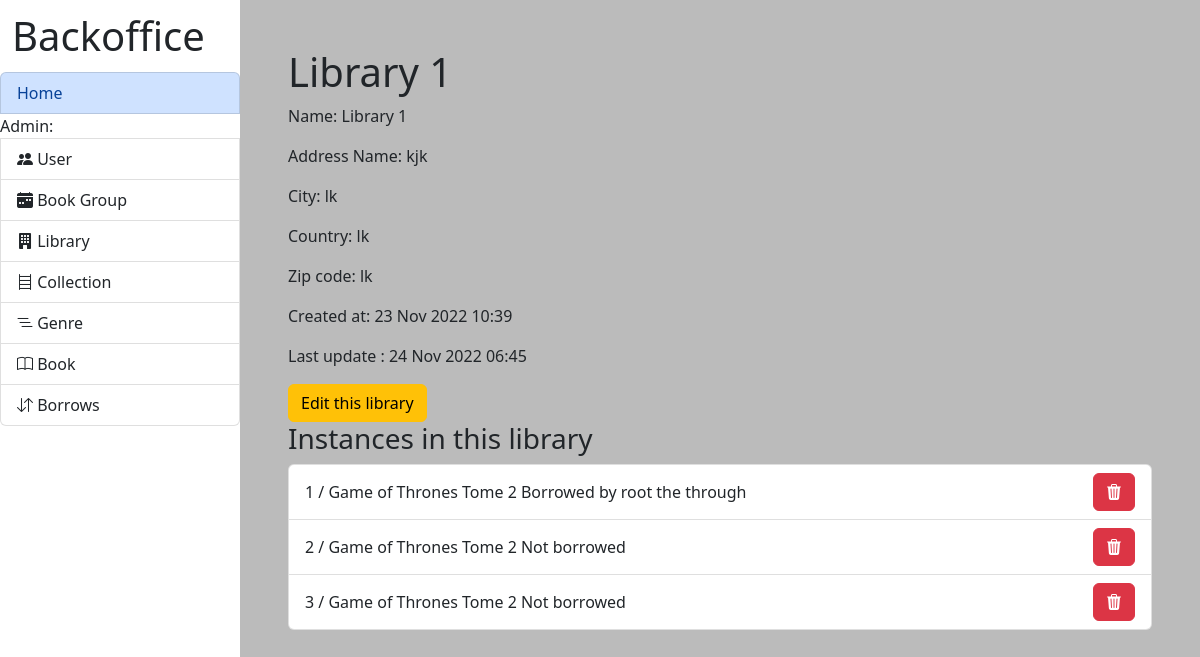
The page /lib/admin/library/page/1/ on the database as committed earlier.
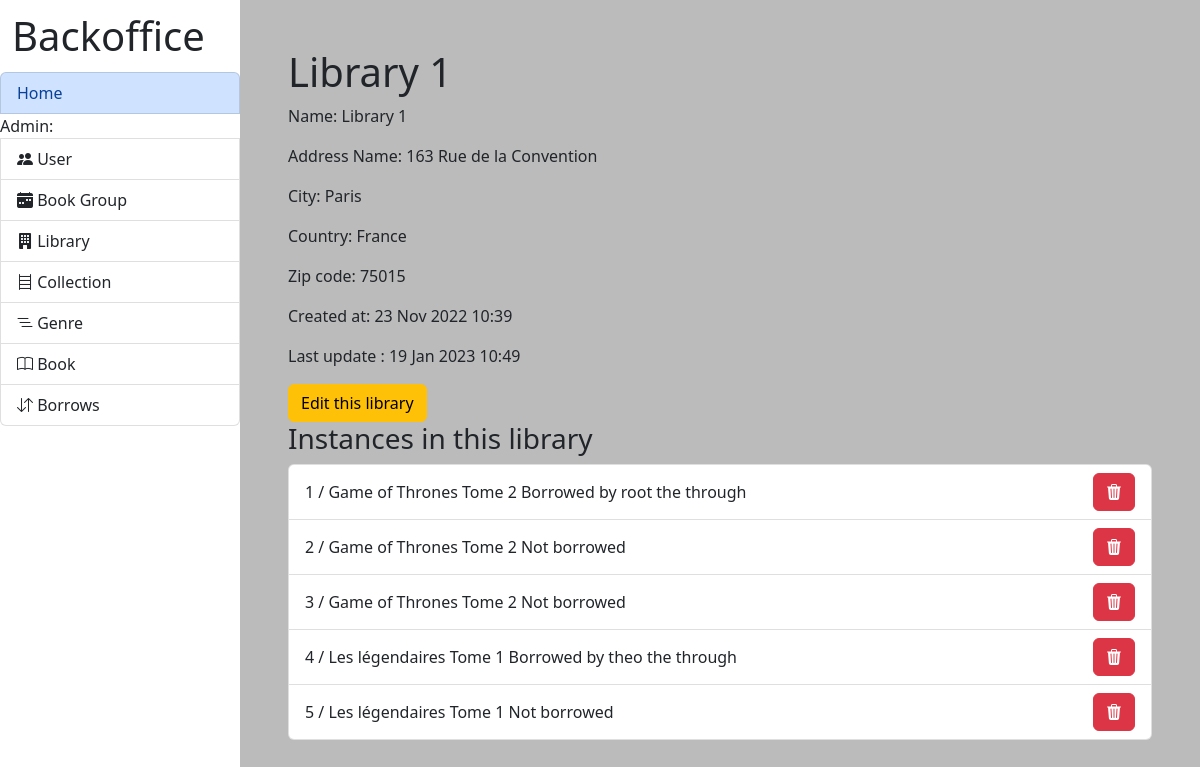
The same page on the database as committed later.
### lib/models.py (models this page shows)
class Library(models.Model):
    name = models.CharField(max_length=200)
    address_name = models.TextField(max_length=500)
    address_city = models.TextField(max_length=500)
    address_country = models.TextField(max_length=500)
    address_zip_code = models.TextField(max_length=500)
    creation_date = models.DateTimeField(auto_now_add=True)
    modification_date = models.DateTimeField(auto_now=True)

class InstanceBook(models.Model):
    id_user = models.ForeignKey(User, on_delete=models.RESTRICT, null=True)
    id_books = models.ForeignKey(Books, on_delete=models.CASCADE)
    id_library = models.ForeignKey(Library, on_delete=models.CASCADE)
    borrowing_date = models.DateField(null=True, blank=True)
    max_date = models.DateField(null=True, blank=True)
    status = models.IntegerField(default=0)

class Books(models.Model):
    collection = models.ForeignKey(Collection, on_delete=models.RESTRICT)
    genre = models.ForeignKey(Genre, on_delete=models.RESTRICT)
    title = models.CharField(max_length=200)
    author = models.CharField(max_length=200)
    url_image = models.CharField(max_length=500)
    publisher = models.CharField(max_length=200)
    creation_date = models.DateTimeField(auto_now_add=True)
    modification_date = models.DateTimeField(auto_now=True)

### lib/views.py (the view)
# urls.py: path('admin/library/page/<int:id>/', views.library_page_admin, name='library_page_admin'), #admin, bookseller
def library_page_admin(request, id):
    if request.user.is_authenticated and UserData.objects.get(user=request.user).role not in ['admin', 'bookseller']:
        messages.error(request, '403, Access denied')
        return redirect('index')
    lib = Library.objects.get(pk=id)
    return render(request, "admin/library/library_page.html", { 'lib': lib })

### library/context_processors.py (called while the page is built)
def extras(request):
    libraries = Library.objects.all()
    genre = Genre.objects.all()
    collection = Collection.objects.all()
    users = User.objects.all().order_by('-date_joined')
    userdata = UserData.objects.all()
    books = Books.objects.all()
    instances = InstanceBook.objects.all()
    lecture_group = LectureGroup.objects.all()
    lecturer = Lecturer.objects.all()
    forum = Forum.objects.all()
    return {
        'context_libraries': libraries,
        'context_genre': genre,
        'context_collection': collection,
        'context_users': users,
        'context_user_data': userdata,
        'context_books': books,
        'context_instances': instances,
        'context_lecture_group': lecture_group,
        'context_lecturer': lecturer,
        'context_forums': forum,
    }

### lib/templates/admin/library/library_page.html (shortened to what this page needs)
{% extends 'admin/index.html' %}
{% block content %}
    {% load permission_tags %}
    <h1>{{ lib.name }}</h1>
    <p>Name: {{ lib.name }}</p>
    <p>Address Name: {{ lib.address_name }}</p>
    <p>City: {{ lib.address_city }}</p>
    <p>Country: {{ lib.address_country }}</p>
    <p>Zip code: {{ lib.address_zip_code }}</p>
    <p>Created at: {{ lib.creation_date |date:"d M Y h:i" }}</p>
    <p>Last update : {{ lib.modification_date |date:"d M Y h:i" }}</p>
    <a class="btn btn-warning" href="{% url 'edit_library_admin' lib.pk %}" role="button">
        Edit this library
    </a>
    <h3>Instances in this library</h3>
    {% if context_instances %}
        <ul class="list-group">
            {% for ins in context_instances %}
                <li class="list-group-item d-flex justify-content-between align-items-center">
                    {{ ins.pk }} / {{ ins.id_books.title }}
                    {% if ins.status == 0 %}
                        Not borrowed
                    {% else %}
                        Borrowed by {{ ins.id_user.username }}
                        the {{ inst.borrowing_date|date:"d M Y" }}
                        through {{ inst.max_date|date:"d M Y" }}
                    {% endif %}
                    <a class="btn btn-danger" href="{% url 'delete_instance_admin' ins.pk %}" role="button">
                        <i class="bi bi-trash3-fill"></i>
                    </a>
                </li>
            {% endfor %}
        </ul>
    {% endif %}
{% endblock content %}

Rows that differ between the two databases and show on the page:
changed Library "Library 1": address_name "kjk" → "163 Rue de la Convention"; address_city "lk" → "Paris"; address_country "lk" → "France"; address_zip_code "lk" → "75015"; modification_date "24 Nov 2022 06:45" → "19 Jan 2023 10:49"
added InstanceBook: pk "4", id_books "Les légendaires Tome 1", id_user.username "theo"
added InstanceBook: pk "5", id_books "Les légendaires Tome 1", status "Not borrowed"
